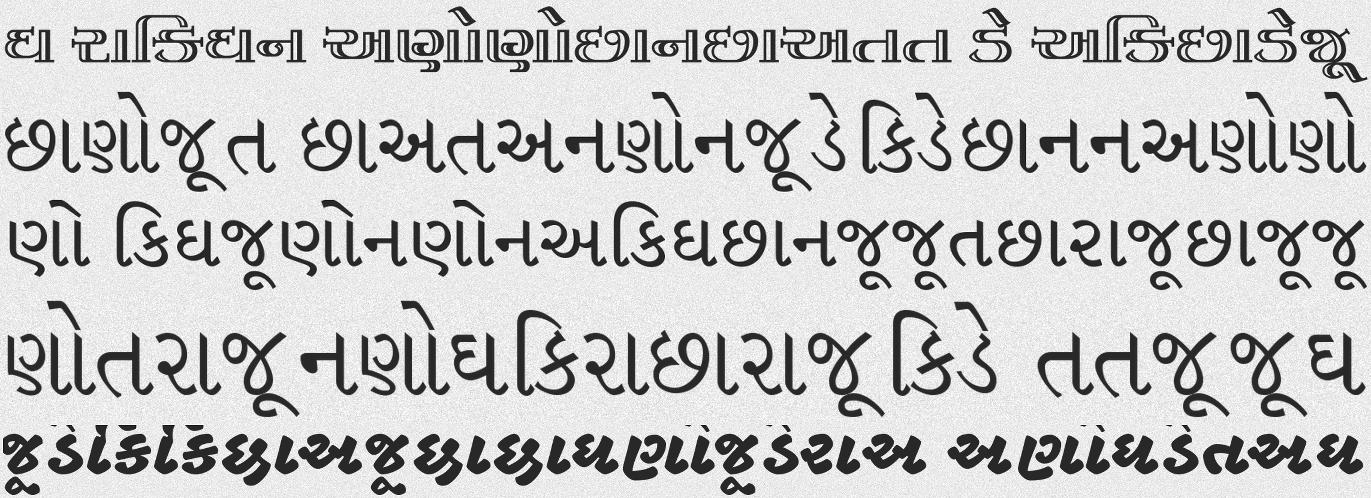
#> input picture detect-lines/0.png, 1371 x 498 px
$ python lines.py
#> lines starting #> are read from the running program, lines starting #| are printed output that depends on the picture; after the words box and inside, x2 and y2 are one past the last pixel; in counts of white or black regions, pixels touching at a corner belong together
import cv2
import numpy as np

# load image
img = cv2.imread("0.png")
#> img is the input picture: shape (498, 1371, 3); min 8, max 255, mean 199.5

# convert to gray
gray = cv2.cvtColor(img, cv2.COLOR_BGR2GRAY)

# threshold the grayscale image
thresh = cv2.threshold(gray, 0, 255, cv2.THRESH_BINARY_INV + cv2.THRESH_OTSU)[1]
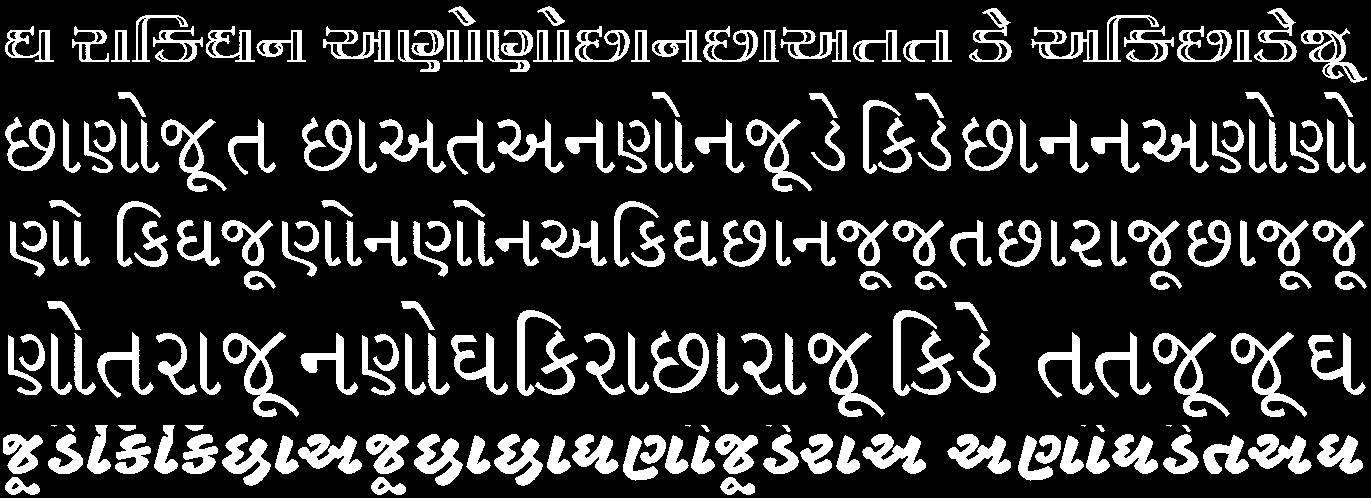
#> thresh: shape (498, 1371); 17.9% white; 205 white regions (5 under 20 px), largest, box (x1, y1, x2, y2) and area: (808, 332, 885, 417) 1779, (1153, 332, 1230, 417) 1770, (1231, 332, 1307, 417) 1768

# use morphology erode to blur horizontally
kernel = cv2.getStructuringElement(cv2.MORPH_RECT, (151, 3))
morph = cv2.morphologyEx(thresh, cv2.MORPH_DILATE, kernel)
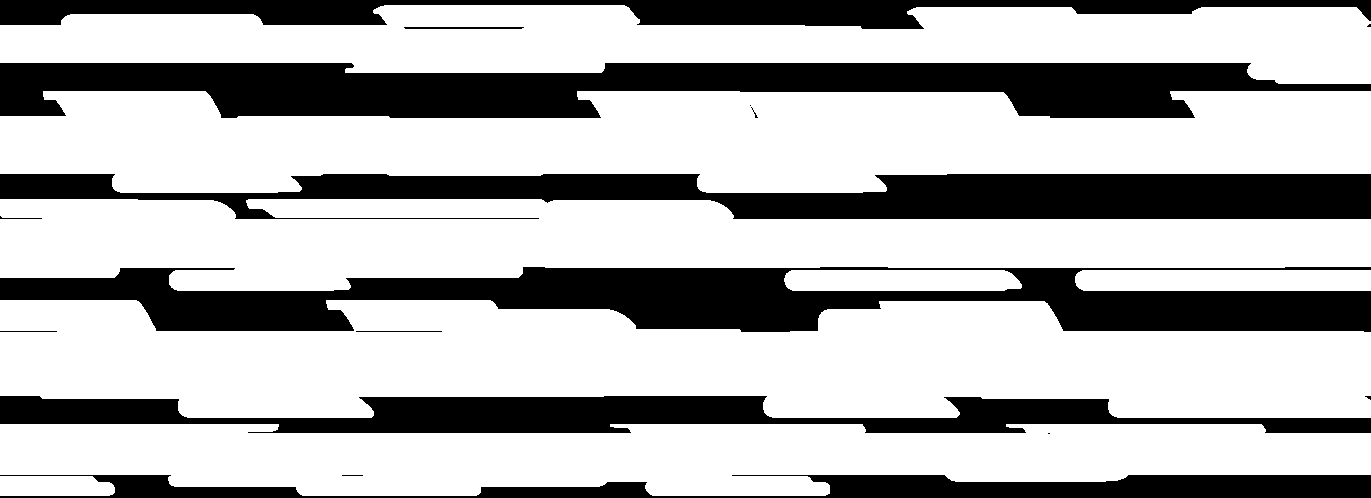
#> morph: shape (498, 1371); 69.7% white; 16 black regions (5 under 20 px), largest, box (x1, y1, x2, y2) and area: (0, 267, 1371, 332) 49653, (0, 63, 1371, 118) 49390, (0, 174, 1371, 219) 40896

# use morphology open to remove thin lines from dotted lines
kernel = cv2.getStructuringElement(cv2.MORPH_RECT, (3, 17))
morph = cv2.morphologyEx(morph, cv2.MORPH_OPEN, kernel)
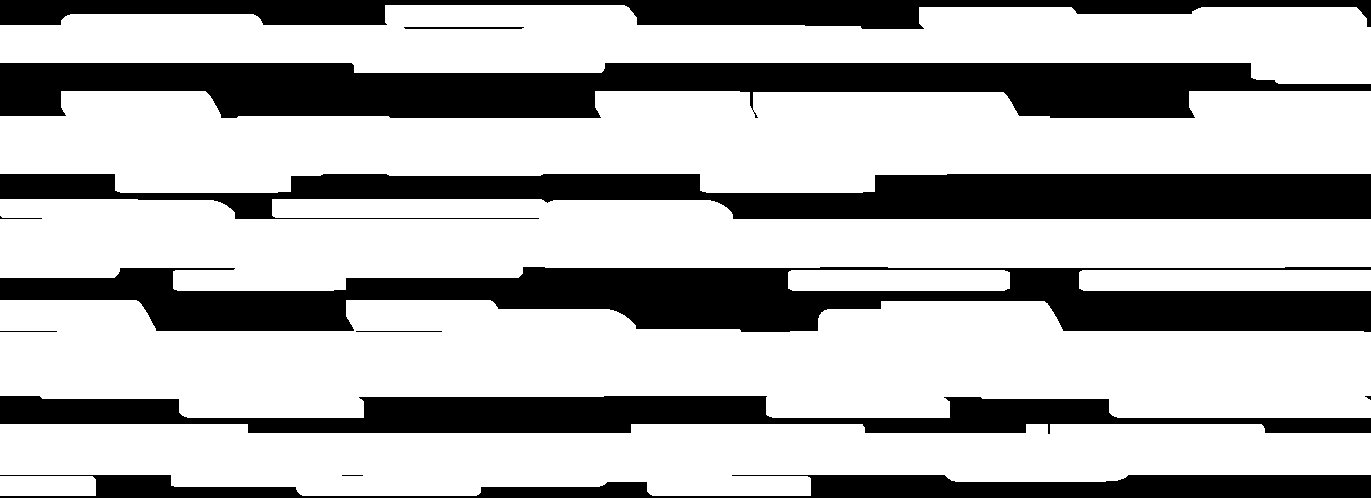
#> morph: shape (498, 1371); 69.3% white; 12 black regions (1 under 20 px)

# find contours
cntrs = cv2.findContours(morph, cv2.RETR_EXTERNAL, cv2.CHAIN_APPROX_SIMPLE)
#> cntrs = 8 contours; box (x1, y1, x2, y2) and area: (0, 300, 1371, 418) 121122, (0, 91, 1371, 193) 102730, (0, 199, 1371, 291) 85027, (0, 424, 1371, 496) 74189, (0, 5, 1371, 84) 69532, (1079, 270, 1371, 291) 5812, (788, 270, 1010, 291) 4399, (0, 476, 96, 496) 1800
cntrs = cntrs[0] if len(cntrs) == 2 else cntrs[1]

# find the topmost box
ythresh = 1000000
for c in cntrs:
    box = cv2.boundingRect(c)
    x,y,w,h = box
    if y < ythresh:
        topbox = box
        ythresh = y
#> this loop made 8 passes
#> (x, y, w, h, ythresh) on passes 1, 2, 3, 4, 6, 7, 8: (0, 476, 96, 20, 476), (0, 424, 1371, 72, 424), (0, 300, 1371, 118, 300), (1079, 270, 292, 21, 270), (0, 199, 1371, 92, 199), (0, 91, 1371, 102, 91), (0, 5, 1371, 79, 5)
#> (x, y, w, h) on pass 5: (788, 270, 222, 21)
#> after the loop, ythresh = 5

# Draw contours excluding the topmost box
result = img.copy()
for c in cntrs:
    box = cv2.boundingRect(c)
    if box != topbox:
        x,y,w,h = box
        cv2.rectangle(result, (x, y), (x+w, y+h), (0, 0, 255), 2)
#> this loop made 8 passes
#> (x, y, w, h) on passes 1 to 7: (0, 476, 96, 20), (0, 424, 1371, 72), (0, 300, 1371, 118), (1079, 270, 292, 21), (788, 270, 222, 21), (0, 199, 1371, 92), (0, 91, 1371, 102)
#> box on pass 8: (0, 5, 1371, 79)
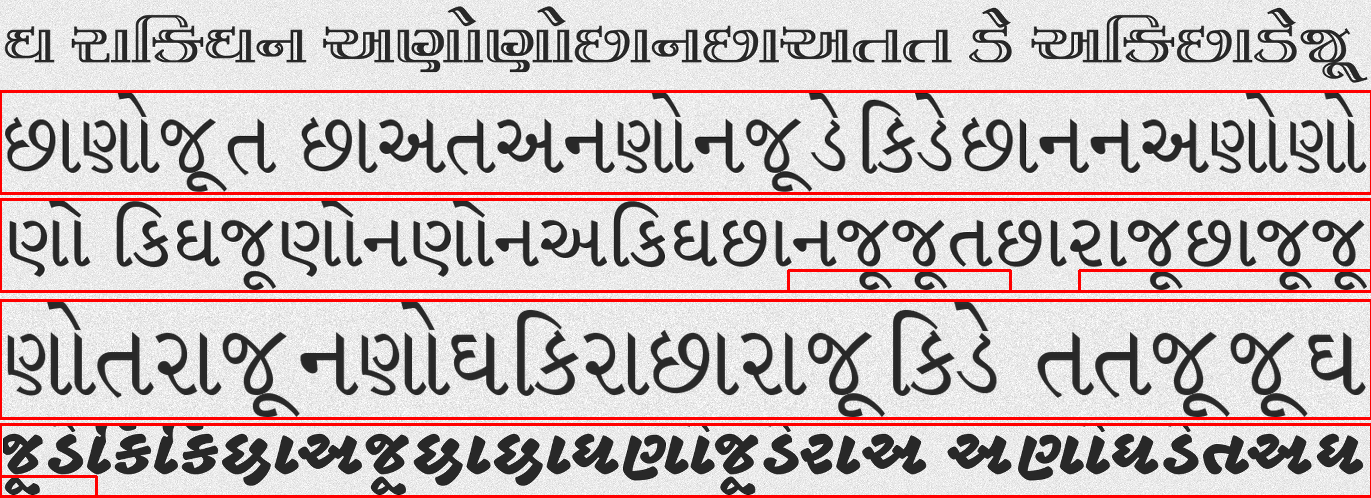
#> result: shape (498, 1371, 3); 5.28% of pixels changed, all inside (x1, y1, x2, y2) = (0, 90, 1371, 498)

# write result to disk
cv2.imwrite("text_above_lines_threshold.png", thresh)
cv2.imwrite("text_above_lines_morph.png", morph)
cv2.imwrite("text_above_lines_lines.jpg", result)

#cv2.imshow("GRAY", gray)
cv2.imshow("THRESH", thresh)
cv2.imshow("MORPH", morph)
cv2.imshow("RESULT", result)
cv2.waitKey(0)
cv2.destroyAllWindows()

$ run again, with detect-lines/0-lines.png copied over detect-lines/0.png
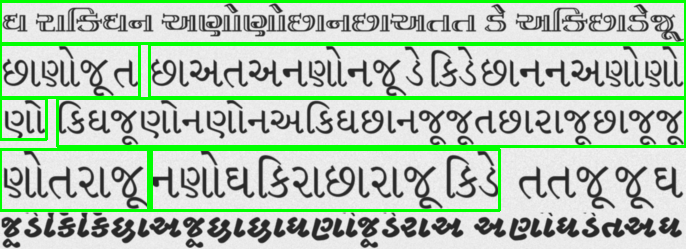
#> input picture detect-lines/0-lines.png, 686 x 249 px
#> img is the input picture: shape (249, 686, 3); mean B, G, R 180, 201.4, 180
#> `thresh = cv2.threshold(gray, 0, 255, cv2.THRESH_BINARY_INV + cv2.THRES..`:
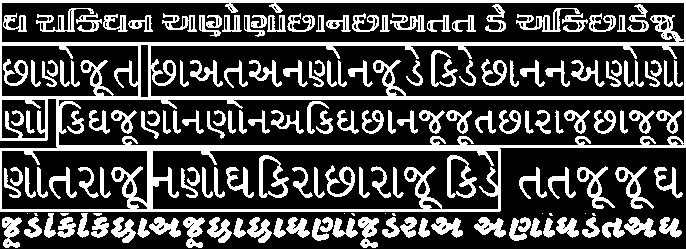
#> thresh: shape (249, 686); 28.9% white; 163 white regions (10 under 20 px), largest, box (x1, y1, x2, y2) and area: (0, 0, 686, 212) 18973, (615, 166, 654, 209) 502, (577, 166, 615, 209) 497
#> `morph = cv2.morphologyEx(morph, cv2.MORPH_OPEN, kernel)`:
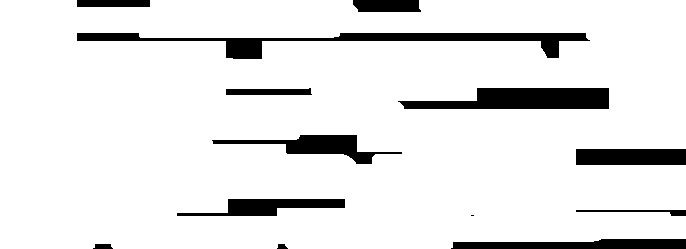
#> morph: shape (249, 686); 90.2% white; 13 black regions (1 under 20 px)
#> cntrs = 1 contour; box (x1, y1, x2, y2) and area: (0, 0, 686, 249) 164296
#> the loop `for c in cntrs:` made 1 pass
#> (x, y, w, h, ythresh) on pass 1: (0, 0, 686, 249, 0)
#> after the loop `for c in cntrs:`: ythresh = 0
#> the loop `for c in cntrs:` made 1 pass
